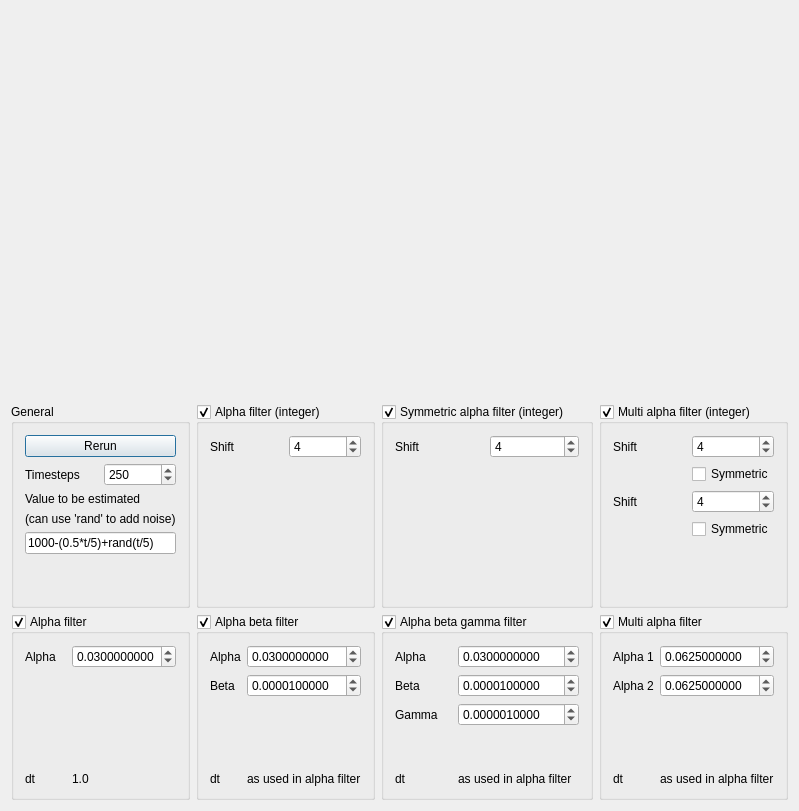
<?xml version="1.0" encoding="UTF-8"?>
<ui version="4.0">
 <class>QtStateObserverMainDialog</class>
 <widget class="QDialog" name="QtStateObserverMainDialog">
  <property name="geometry">
   <rect>
    <x>0</x>
    <y>0</y>
    <width>764</width>
    <height>811</height>
   </rect>
  </property>
  <property name="windowTitle">
   <string>StateObserver</string>
  </property>
  <layout class="QGridLayout" name="gridLayout_2">
   <item row="0" column="0" colspan="4">
    <widget class="QwtPlot" name="plot" native="true">
     <property name="sizePolicy">
      <sizepolicy hsizetype="Preferred" vsizetype="Minimum">
       <horstretch>0</horstretch>
       <verstretch>3</verstretch>
      </sizepolicy>
     </property>
    </widget>
   </item>
   <item row="1" column="0">
    <widget class="QGroupBox" name="groupBox_general">
     <property name="sizePolicy">
      <sizepolicy hsizetype="Preferred" vsizetype="MinimumExpanding">
       <horstretch>0</horstretch>
       <verstretch>0</verstretch>
      </sizepolicy>
     </property>
     <property name="title">
      <string>General</string>
     </property>
     <property name="checkable">
      <bool>false</bool>
     </property>
     <layout class="QGridLayout" name="gridLayout_6">
      <item row="1" column="0">
       <widget class="QLabel" name="label_timesteps">
        <property name="text">
         <string>Timesteps</string>
        </property>
       </widget>
      </item>
      <item row="1" column="1">
       <widget class="QSpinBox" name="box_timesteps">
        <property name="maximum">
         <number>1000000</number>
        </property>
        <property name="value">
         <number>250</number>
        </property>
       </widget>
      </item>
      <item row="0" column="0" colspan="2">
       <widget class="QPushButton" name="button_rerun">
        <property name="text">
         <string>Rerun</string>
        </property>
       </widget>
      </item>
      <item row="5" column="1">
       <spacer name="verticalSpacer_5">
        <property name="orientation">
         <enum>Qt::Vertical</enum>
        </property>
        <property name="sizeHint" stdset="0">
         <size>
          <width>20</width>
          <height>40</height>
         </size>
        </property>
       </spacer>
      </item>
      <item row="2" column="0" colspan="2">
       <widget class="QLabel" name="label_noise_mean">
        <property name="toolTip">
         <string>The value that will be measured, with or without noise added</string>
        </property>
        <property name="text">
         <string>Value to be estimated</string>
        </property>
       </widget>
      </item>
      <item row="4" column="0" colspan="2">
       <widget class="QLineEdit" name="edit_noise">
        <property name="toolTip">
         <string>Enter any function of t here, for example '1000-(0.5*t/5)+rand(t/5)'</string>
        </property>
        <property name="text">
         <string>1000-(0.5*t/5)+rand(t/5)</string>
        </property>
       </widget>
      </item>
      <item row="3" column="0" colspan="2">
       <widget class="QLabel" name="label">
        <property name="toolTip">
         <string>For example 'rand(10)'</string>
        </property>
        <property name="text">
         <string>(can use 'rand' to add noise)</string>
        </property>
       </widget>
      </item>
     </layout>
    </widget>
   </item>
   <item row="1" column="1">
    <widget class="QGroupBox" name="groupbox_lsq">
     <property name="sizePolicy">
      <sizepolicy hsizetype="Preferred" vsizetype="MinimumExpanding">
       <horstretch>0</horstretch>
       <verstretch>0</verstretch>
      </sizepolicy>
     </property>
     <property name="title">
      <string>Alpha filter (integer)</string>
     </property>
     <property name="checkable">
      <bool>true</bool>
     </property>
     <layout class="QGridLayout" name="gridLayout_3">
      <item row="0" column="0">
       <widget class="QLabel" name="label_title_shift">
        <property name="text">
         <string>Shift</string>
        </property>
       </widget>
      </item>
      <item row="0" column="1">
       <widget class="QSpinBox" name="box_lsq_shift">
        <property name="maximum">
         <number>63</number>
        </property>
        <property name="value">
         <number>4</number>
        </property>
       </widget>
      </item>
      <item row="1" column="0">
       <spacer name="verticalSpacer_6">
        <property name="orientation">
         <enum>Qt::Vertical</enum>
        </property>
        <property name="sizeHint" stdset="0">
         <size>
          <width>20</width>
          <height>40</height>
         </size>
        </property>
       </spacer>
      </item>
     </layout>
    </widget>
   </item>
   <item row="1" column="2">
    <widget class="QGroupBox" name="groupBox_slsq">
     <property name="sizePolicy">
      <sizepolicy hsizetype="Preferred" vsizetype="MinimumExpanding">
       <horstretch>0</horstretch>
       <verstretch>0</verstretch>
      </sizepolicy>
     </property>
     <property name="title">
      <string>Symmetric alpha filter (integer)</string>
     </property>
     <property name="checkable">
      <bool>true</bool>
     </property>
     <layout class="QGridLayout" name="gridLayout_8">
      <item row="0" column="0">
       <widget class="QLabel" name="label_slsq">
        <property name="text">
         <string>Shift</string>
        </property>
       </widget>
      </item>
      <item row="0" column="1">
       <widget class="QSpinBox" name="box_slsq_shift">
        <property name="maximum">
         <number>63</number>
        </property>
        <property name="value">
         <number>4</number>
        </property>
       </widget>
      </item>
      <item row="1" column="0">
       <spacer name="verticalSpacer_slsq">
        <property name="orientation">
         <enum>Qt::Vertical</enum>
        </property>
        <property name="sizeHint" stdset="0">
         <size>
          <width>20</width>
          <height>111</height>
         </size>
        </property>
       </spacer>
      </item>
     </layout>
    </widget>
   </item>
   <item row="1" column="3">
    <widget class="QGroupBox" name="groupBox_miso">
     <property name="sizePolicy">
      <sizepolicy hsizetype="Preferred" vsizetype="MinimumExpanding">
       <horstretch>0</horstretch>
       <verstretch>0</verstretch>
      </sizepolicy>
     </property>
     <property name="title">
      <string>Multi alpha filter (integer)</string>
     </property>
     <property name="checkable">
      <bool>true</bool>
     </property>
     <layout class="QGridLayout" name="gridLayout_10">
      <item row="0" column="1">
       <widget class="QSpinBox" name="box_miso_shift_1">
        <property name="maximum">
         <number>63</number>
        </property>
        <property name="value">
         <number>4</number>
        </property>
       </widget>
      </item>
      <item row="0" column="0">
       <widget class="QLabel" name="label_miso_1">
        <property name="text">
         <string>Shift</string>
        </property>
       </widget>
      </item>
      <item row="2" column="0">
       <widget class="QLabel" name="label_miso_2">
        <property name="text">
         <string>Shift</string>
        </property>
       </widget>
      </item>
      <item row="2" column="1">
       <widget class="QSpinBox" name="box_miso_shift_2">
        <property name="maximum">
         <number>63</number>
        </property>
        <property name="value">
         <number>4</number>
        </property>
       </widget>
      </item>
      <item row="1" column="1">
       <widget class="QCheckBox" name="check_miso_1">
        <property name="text">
         <string>Symmetric</string>
        </property>
       </widget>
      </item>
      <item row="3" column="1">
       <widget class="QCheckBox" name="check_miso_2">
        <property name="text">
         <string>Symmetric</string>
        </property>
       </widget>
      </item>
      <item row="4" column="0">
       <spacer name="verticalSpacer_miso">
        <property name="orientation">
         <enum>Qt::Vertical</enum>
        </property>
        <property name="sizeHint" stdset="0">
         <size>
          <width>20</width>
          <height>40</height>
         </size>
        </property>
       </spacer>
      </item>
     </layout>
    </widget>
   </item>
   <item row="2" column="0">
    <widget class="QGroupBox" name="groupbox_alpha">
     <property name="sizePolicy">
      <sizepolicy hsizetype="Preferred" vsizetype="MinimumExpanding">
       <horstretch>0</horstretch>
       <verstretch>0</verstretch>
      </sizepolicy>
     </property>
     <property name="title">
      <string>Alpha filter</string>
     </property>
     <property name="checkable">
      <bool>true</bool>
     </property>
     <layout class="QGridLayout" name="gridLayout">
      <item row="0" column="0">
       <widget class="QLabel" name="label_alpha_a">
        <property name="text">
         <string>Alpha</string>
        </property>
       </widget>
      </item>
      <item row="0" column="1">
       <widget class="QDoubleSpinBox" name="box_alpha_a">
        <property name="decimals">
         <number>10</number>
        </property>
        <property name="maximum">
         <double>1.000000000000000</double>
        </property>
        <property name="singleStep">
         <double>0.001000000000000</double>
        </property>
        <property name="value">
         <double>0.030000000000000</double>
        </property>
       </widget>
      </item>
      <item row="2" column="0">
       <widget class="QLabel" name="label_dt_a">
        <property name="text">
         <string>dt</string>
        </property>
       </widget>
      </item>
      <item row="1" column="1">
       <spacer name="verticalSpacer">
        <property name="orientation">
         <enum>Qt::Vertical</enum>
        </property>
        <property name="sizeHint" stdset="0">
         <size>
          <width>20</width>
          <height>40</height>
         </size>
        </property>
       </spacer>
      </item>
      <item row="2" column="1">
       <widget class="QLabel" name="label_value_dt_a">
        <property name="text">
         <string>1.0</string>
        </property>
       </widget>
      </item>
     </layout>
    </widget>
   </item>
   <item row="2" column="1">
    <widget class="QGroupBox" name="groupbox_beta">
     <property name="sizePolicy">
      <sizepolicy hsizetype="Preferred" vsizetype="MinimumExpanding">
       <horstretch>0</horstretch>
       <verstretch>0</verstretch>
      </sizepolicy>
     </property>
     <property name="title">
      <string>Alpha beta filter</string>
     </property>
     <property name="checkable">
      <bool>true</bool>
     </property>
     <layout class="QGridLayout" name="gridLayout_4">
      <item row="0" column="0">
       <widget class="QLabel" name="label_alpha_ab">
        <property name="text">
         <string>Alpha</string>
        </property>
       </widget>
      </item>
      <item row="1" column="0">
       <widget class="QLabel" name="label_beta_ab">
        <property name="text">
         <string>Beta</string>
        </property>
       </widget>
      </item>
      <item row="3" column="0">
       <widget class="QLabel" name="label_dt_ab">
        <property name="text">
         <string>dt</string>
        </property>
       </widget>
      </item>
      <item row="1" column="1" colspan="2">
       <widget class="QDoubleSpinBox" name="box_beta_ab">
        <property name="decimals">
         <number>10</number>
        </property>
        <property name="maximum">
         <double>2.000000000000000</double>
        </property>
        <property name="singleStep">
         <double>0.000100000000000</double>
        </property>
        <property name="value">
         <double>0.000010000000000</double>
        </property>
       </widget>
      </item>
      <item row="3" column="1" colspan="2">
       <widget class="QLabel" name="label_value_dt_ab">
        <property name="text">
         <string>as used in alpha filter</string>
        </property>
       </widget>
      </item>
      <item row="0" column="1" colspan="2">
       <widget class="QDoubleSpinBox" name="box_alpha_ab">
        <property name="decimals">
         <number>10</number>
        </property>
        <property name="maximum">
         <double>1.000000000000000</double>
        </property>
        <property name="singleStep">
         <double>0.001000000000000</double>
        </property>
        <property name="value">
         <double>0.030000000000000</double>
        </property>
       </widget>
      </item>
      <item row="2" column="1">
       <spacer name="verticalSpacer_2">
        <property name="orientation">
         <enum>Qt::Vertical</enum>
        </property>
        <property name="sizeHint" stdset="0">
         <size>
          <width>20</width>
          <height>40</height>
         </size>
        </property>
       </spacer>
      </item>
     </layout>
    </widget>
   </item>
   <item row="2" column="2">
    <widget class="QGroupBox" name="groupbox_abg">
     <property name="sizePolicy">
      <sizepolicy hsizetype="Preferred" vsizetype="MinimumExpanding">
       <horstretch>0</horstretch>
       <verstretch>0</verstretch>
      </sizepolicy>
     </property>
     <property name="title">
      <string>Alpha beta gamma filter</string>
     </property>
     <property name="checkable">
      <bool>true</bool>
     </property>
     <layout class="QGridLayout" name="gridLayout_7">
      <item row="0" column="0">
       <widget class="QLabel" name="label_alpha_abg">
        <property name="text">
         <string>Alpha</string>
        </property>
       </widget>
      </item>
      <item row="1" column="0">
       <widget class="QLabel" name="label_beta_abg">
        <property name="text">
         <string>Beta</string>
        </property>
       </widget>
      </item>
      <item row="4" column="0">
       <widget class="QLabel" name="label_dt_abg">
        <property name="text">
         <string>dt</string>
        </property>
       </widget>
      </item>
      <item row="1" column="1" colspan="2">
       <widget class="QDoubleSpinBox" name="box_beta_abg">
        <property name="decimals">
         <number>10</number>
        </property>
        <property name="maximum">
         <double>2.000000000000000</double>
        </property>
        <property name="singleStep">
         <double>0.001000000000000</double>
        </property>
        <property name="value">
         <double>0.000010000000000</double>
        </property>
       </widget>
      </item>
      <item row="4" column="1" colspan="2">
       <widget class="QLabel" name="label_value_dt_abg">
        <property name="text">
         <string>as used in alpha filter</string>
        </property>
       </widget>
      </item>
      <item row="0" column="1" colspan="2">
       <widget class="QDoubleSpinBox" name="box_alpha_abg">
        <property name="decimals">
         <number>10</number>
        </property>
        <property name="maximum">
         <double>1.000000000000000</double>
        </property>
        <property name="singleStep">
         <double>0.001000000000000</double>
        </property>
        <property name="value">
         <double>0.030000000000000</double>
        </property>
       </widget>
      </item>
      <item row="2" column="1" colspan="2">
       <widget class="QDoubleSpinBox" name="box_gamma_abg">
        <property name="decimals">
         <number>10</number>
        </property>
        <property name="maximum">
         <double>2.000000000000000</double>
        </property>
        <property name="singleStep">
         <double>0.000100000000000</double>
        </property>
        <property name="value">
         <double>0.000001000000000</double>
        </property>
       </widget>
      </item>
      <item row="2" column="0">
       <widget class="QLabel" name="label_gamma_ang">
        <property name="text">
         <string>Gamma</string>
        </property>
       </widget>
      </item>
      <item row="3" column="1">
       <spacer name="verticalSpacer_3">
        <property name="orientation">
         <enum>Qt::Vertical</enum>
        </property>
        <property name="sizeHint" stdset="0">
         <size>
          <width>20</width>
          <height>40</height>
         </size>
        </property>
       </spacer>
      </item>
     </layout>
    </widget>
   </item>
   <item row="2" column="3">
    <widget class="QGroupBox" name="groupBox_ma">
     <property name="sizePolicy">
      <sizepolicy hsizetype="Preferred" vsizetype="MinimumExpanding">
       <horstretch>0</horstretch>
       <verstretch>0</verstretch>
      </sizepolicy>
     </property>
     <property name="title">
      <string>Multi alpha filter</string>
     </property>
     <property name="checkable">
      <bool>true</bool>
     </property>
     <layout class="QGridLayout" name="gridLayout_5">
      <item row="1" column="0">
       <widget class="QLabel" name="label_ma_2">
        <property name="text">
         <string>Alpha 2</string>
        </property>
       </widget>
      </item>
      <item row="1" column="1">
       <widget class="QDoubleSpinBox" name="box_ma_2">
        <property name="decimals">
         <number>10</number>
        </property>
        <property name="maximum">
         <double>1.000000000000000</double>
        </property>
        <property name="singleStep">
         <double>0.010000000000000</double>
        </property>
        <property name="value">
         <double>0.062500000000000</double>
        </property>
       </widget>
      </item>
      <item row="0" column="1">
       <widget class="QDoubleSpinBox" name="box_ma_1">
        <property name="decimals">
         <number>10</number>
        </property>
        <property name="maximum">
         <double>1.000000000000000</double>
        </property>
        <property name="singleStep">
         <double>0.010000000000000</double>
        </property>
        <property name="value">
         <double>0.062500000000000</double>
        </property>
       </widget>
      </item>
      <item row="0" column="0">
       <widget class="QLabel" name="label_ma_1">
        <property name="text">
         <string>Alpha 1</string>
        </property>
       </widget>
      </item>
      <item row="3" column="0">
       <widget class="QLabel" name="label_dt_ma">
        <property name="text">
         <string>dt</string>
        </property>
       </widget>
      </item>
      <item row="3" column="1">
       <widget class="QLabel" name="label_value_dt_ma">
        <property name="text">
         <string>as used in alpha filter</string>
        </property>
       </widget>
      </item>
      <item row="2" column="1">
       <spacer name="verticalSpacer_ma">
        <property name="orientation">
         <enum>Qt::Vertical</enum>
        </property>
        <property name="sizeHint" stdset="0">
         <size>
          <width>20</width>
          <height>40</height>
         </size>
        </property>
       </spacer>
      </item>
     </layout>
    </widget>
   </item>
  </layout>
 </widget>
 <layoutdefault spacing="6" margin="11"/>
 <customwidgets>
  <customwidget>
   <class>QwtPlot</class>
   <extends>QWidget</extends>
   <header>qwt_plot.h</header>
   <container>1</container>
  </customwidget>
 </customwidgets>
 <tabstops>
  <tabstop>button_rerun</tabstop>
  <tabstop>box_timesteps</tabstop>
  <tabstop>edit_noise</tabstop>
  <tabstop>groupbox_lsq</tabstop>
  <tabstop>box_lsq_shift</tabstop>
  <tabstop>groupBox_slsq</tabstop>
  <tabstop>box_slsq_shift</tabstop>
  <tabstop>groupBox_miso</tabstop>
  <tabstop>box_miso_shift_1</tabstop>
  <tabstop>check_miso_1</tabstop>
  <tabstop>box_miso_shift_2</tabstop>
  <tabstop>check_miso_2</tabstop>
  <tabstop>groupbox_alpha</tabstop>
  <tabstop>box_alpha_a</tabstop>
  <tabstop>groupbox_beta</tabstop>
  <tabstop>box_alpha_ab</tabstop>
  <tabstop>box_beta_ab</tabstop>
  <tabstop>groupbox_abg</tabstop>
  <tabstop>box_alpha_abg</tabstop>
  <tabstop>box_beta_abg</tabstop>
  <tabstop>box_gamma_abg</tabstop>
  <tabstop>groupBox_ma</tabstop>
  <tabstop>box_ma_1</tabstop>
  <tabstop>box_ma_2</tabstop>
 </tabstops>
 <resources/>
 <connections/>
</ui>
